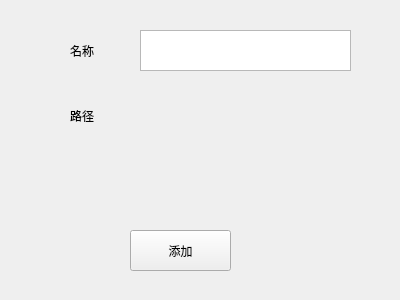
<?xml version="1.0" encoding="UTF-8"?>
<ui version="4.0">
 <class>Setting</class>
 <widget class="QWidget" name="Setting">
  <property name="geometry">
   <rect>
    <x>0</x>
    <y>0</y>
    <width>400</width>
    <height>300</height>
   </rect>
  </property>
  <property name="windowTitle">
   <string>Form</string>
  </property>
  <widget class="QTextEdit" name="exeName">
   <property name="geometry">
    <rect>
     <x>140</x>
     <y>30</y>
     <width>211</width>
     <height>41</height>
    </rect>
   </property>
  </widget>
  <widget class="QPushButton" name="addExe">
   <property name="geometry">
    <rect>
     <x>130</x>
     <y>230</y>
     <width>101</width>
     <height>41</height>
    </rect>
   </property>
   <property name="text">
    <string>添加</string>
   </property>
  </widget>
  <widget class="QLabel" name="label">
   <property name="geometry">
    <rect>
     <x>70</x>
     <y>40</y>
     <width>61</width>
     <height>21</height>
    </rect>
   </property>
   <property name="text">
    <string>名称</string>
   </property>
  </widget>
  <widget class="QLabel" name="label_2">
   <property name="geometry">
    <rect>
     <x>70</x>
     <y>110</y>
     <width>54</width>
     <height>12</height>
    </rect>
   </property>
   <property name="text">
    <string>路径</string>
   </property>
  </widget>
 </widget>
 <resources/>
 <connections/>
</ui>
